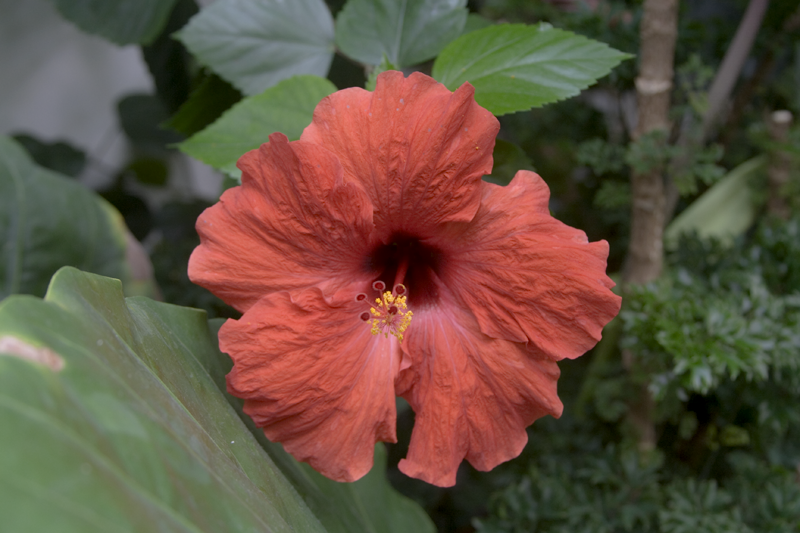
//> input picture GaussianFourierPyramid/flower.png, 800 x 533 px
$ ./main   (built with g++ and OpenCV 4)
//> lines starting //> are read from the running program, lines starting //| are printed output that depends on the picture; after the words box and inside, x2 and y2 are one past the last pixel; in counts of white or black regions, pixels touching at a corner belong together
//> further down, src is the input picture: 533 rows x 800 cols, CV_8UC3; mean B, G, R 64.2, 80.8, 99.7
### GaussianFourierPyramid/LLF.hpp
#pragma once
#include <opencv2/core.hpp>
#include <opencv2/imgproc.hpp>

#pragma region pyramidUtility
//image input version
static void buildLaplacianPyramid(const cv::Mat& src, std::vector<cv::Mat>& destPyramid, const int level)
{
	if (destPyramid.size() != level + 1) destPyramid.resize(level + 1);

	cv::buildPyramid(src, destPyramid, level);
	for (int i = 0; i < level; i++)
	{
		cv::Mat temp;
		cv::pyrUp(destPyramid[i + 1], temp, destPyramid[i].size());
		cv::subtract(destPyramid[i], temp, destPyramid[i]);
	}
}
//pyramid input version
static void buildLaplacianPyramid(const std::vector<cv::Mat>& GaussianPyramid, std::vector<cv::Mat>& destPyramid, const int level)
{
	if (destPyramid.size() != level + 1) destPyramid.resize(level + 1);

	for (int l = 0; l < level; l++)
	{
		cv::Mat temp;
		cv::pyrUp(GaussianPyramid[l + 1], temp, GaussianPyramid[l].size());
		cv::subtract(GaussianPyramid[l], temp, destPyramid[l]);
	}
}

static void collapseLaplacianPyramid(const std::vector<cv::Mat>& LaplacianPyramid, cv::Mat& dest)
{
	const int level = (int)LaplacianPyramid.size();
	cv::Mat ret;
	cv::pyrUp(LaplacianPyramid[level - 1], ret, LaplacianPyramid[level - 2].size());
	for (int i = level - 2; i != 0; i--)
	{
		cv::add(ret, LaplacianPyramid[i], ret);
		cv::pyrUp(ret, ret, LaplacianPyramid[i - 1].size());
	}
	cv::add(ret, LaplacianPyramid[0], dest);
}
#pragma endregion

#pragma region LLF
// Fast Local Laplacian Filter
// M. Aubry, S. Paris, J. Kautz, and F. Durand, "Fast local laplacian filters: Theory and applications," ACM Transactionson Graphics, vol. 33, no. 5, 2014.
// Z. Qtang, L. He, Y. Chen, X. Chen, and D. Xu, "Adaptive fast local laplacian filtersand its edge - aware application," Multimedia Toolsand Applications, vol. 78, pp. 5, 2019.
class FastLLF
{
private:
	const float intensityMin = 0.f;
	const float intensityMax = 255.f;
	const float intensityRange = 255.f;
	const int rangeMax = 256;

	std::vector<cv::Mat> GaussianPyramid;////level+1
	std::vector<std::vector<cv::Mat>> LaplacianPyramidOrder;//(level+1) x order
	std::vector<cv::Mat> LaplacianPyramid;//level+1

	bool isAdaptive = false;
	float sigma_range = 0.f; //\sigma_r in Eq. (6)
	float boost = 1.f;//m in Eq. (6)
	cv::Mat adaptiveSigmaMap;//Sec III.B Pixel-by-pixel enhancement
	cv::Mat adaptiveBoostMap;//Sec III.B Pixel-by-pixel enhancement

	//compute interval parameter in linear interpolation (Sec. II.D. Fast Local Laplacian Filtering)
	float getTau(const int k, const int order)
	{
		const float delta = intensityRange / (order - 1);
		return float(k * delta + intensityMin);
	}

	void remap(const cv::Mat& src, cv::Mat& dest, const float g, const float sigma_range, const float boost)
	{
		if (src.data != dest.data) dest.create(src.size(), CV_32F);

		const int size = src.size().area();
		const float* s = src.ptr<float>();
		float* d = dest.ptr<float>();
		const float coeff = float(1.0 / (-2.0 * sigma_range * sigma_range));

		for (int i = 0; i < size; i++)
		{
			const float x = s[i] - g;
			d[i] = x * boost * exp(x * x * coeff) + s[i];
		}
	}
	void remapAdaptive(const cv::Mat& src, cv::Mat& dest, const float g, const cv::Mat& sigma_range, const cv::Mat& boost)
	{
		if (src.data != dest.data) dest.create(src.size(), CV_32F);

		const int size = src.size().area();
		const float* s = src.ptr<float>();
		float* d = dest.ptr<float>();
		const float* sigmaptr = sigma_range.ptr<float>();
		const float* boostptr = boost.ptr<float>();

		for (int i = 0; i < size; i++)
		{
			const float coeff = 1.f / (-2.f * sigmaptr[i] * sigmaptr[i]);
			const float boost = boostptr[i];
			const float x = s[i] - g;
			d[i] = x * boost * exp(x * x * coeff) + s[i];
		}
	}

	inline void getLinearIndex(float v, int& index_l, int& index_h, float& alpha, const int order, const float intensityMin, const float intensityMax)
	{
		const float intensityRange = intensityMax - intensityMin;
		const float delta = intensityRange / (order - 1);
		const int i = (int)(v / delta);

		if (i < 0)
		{
			index_l = 0;
			index_h = 0;
			alpha = 1.f;
		}
		else if (i + 1 > order - 1)
		{
			index_l = order - 1;
			index_h = order - 1;
			alpha = 0.f;
		}
		else
		{
			index_l = i;
			index_h = i + 1;
			alpha = 1.f - (v - (i * delta)) / (delta);
		}
	}
	//last level is not blended; thus, inplace operation for input Gaussian Pyramid is required.
	void blendLaplacianLinear(const std::vector<std::vector<cv::Mat>>& LaplacianPyramid, std::vector<cv::Mat>& GaussianPyramid, std::vector<cv::Mat>& destPyramid, const int order)
	{
		const int level = (int)GaussianPyramid.size();
		destPyramid.resize(level);
		std::vector<const float*> lptr(order);
		for (int l = 0; l < level - 1; l++)
		{
			destPyramid[l].create(GaussianPyramid[l].size(), CV_32F);
			float* g = GaussianPyramid[l].ptr<float>();
			float* d = destPyramid[l].ptr<float>();
			for (int k = 0; k < order; k++)
			{
				lptr[k] = LaplacianPyramid[k][l].ptr<float>();
			}

			for (int i = 0; i < GaussianPyramid[l].size().area(); i++)
			{
				float alpha;
				int high, low;
				getLinearIndex(g[i], low, high, alpha, order, intensityMin, intensityMax);
				d[i] = alpha * lptr[low][i] + (1.f - alpha) * lptr[high][i];
			}
		}
	}

	void setAdaptive(const cv::Mat& sigmaMap, const cv::Mat& boostMap)
	{
		isAdaptive = true;
		this->adaptiveSigmaMap = sigmaMap;
		this->adaptiveBoostMap = boostMap;
	}
	void setFix(const float sigma_range, const float boost)
	{
		isAdaptive = false;
		this->sigma_range = sigma_range;
		this->boost = boost;
	}

	//grayscale processing
	void gray(const cv::Mat& src, cv::Mat& dest, const int order, const int level)
	{
		//(0) alloc
		if (GaussianPyramid.size() != level + 1)GaussianPyramid.resize(level + 1);
		LaplacianPyramidOrder.resize(order);
		for (int n = 0; n < order; n++)
		{
			LaplacianPyramidOrder[n].resize(level + 1);
		}
		if (src.depth() == CV_32F) src.copyTo(GaussianPyramid[0]);
		else src.convertTo(GaussianPyramid[0], CV_32F);

		//(1) Build Gaussian Pyramid
		cv::buildPyramid(GaussianPyramid[0], GaussianPyramid, level);

		//(2) Build remapped Laplacian Pyramids
		for (int n = 0; n < order; n++)
		{
			//(2-1) Remap Input Image
			if (isAdaptive)
			{
				remapAdaptive(GaussianPyramid[0], LaplacianPyramidOrder[n][0], getTau(n, order), adaptiveSigmaMap, adaptiveBoostMap);
			}
			else
			{
				remap(GaussianPyramid[0], LaplacianPyramidOrder[n][0], getTau(n, order), sigma_range, boost);
			}

			//(2-2) Build Remapped Laplacian Pyramids
			buildLaplacianPyramid(LaplacianPyramidOrder[n][0], LaplacianPyramidOrder[n], level);
		}

		//(3) interpolate Laplacian Pyramid from Remapped Laplacian Pyramids
		blendLaplacianLinear(LaplacianPyramidOrder, GaussianPyramid, LaplacianPyramid, order);
		//set last level
		LaplacianPyramid[level] = GaussianPyramid[level];

		//(4) Collapse Laplacian Pyramid to the last level
		collapseLaplacianPyramid(LaplacianPyramid, LaplacianPyramid[0]);

		LaplacianPyramid[0].convertTo(dest, src.depth());//convert 32F to output type
	}
	//main processing (same methods: Fast LLF and Fourier LLF)
	void body(const cv::Mat& src, cv::Mat& dest, const int order, const int level)
	{
//> called with order = 8, level = 2
		dest.create(src.size(), src.type());
		if (src.channels() == 1)
		{
			gray(src, dest, order, level);
		}
		else
		{
			const bool onlyY = true;
			if (onlyY)
			{
				cv::Mat gim;
				cv::cvtColor(src, gim, cv::COLOR_BGR2YUV);
//> gim: 533 rows x 800 cols, CV_8UC3; mean of channels 0, 1, 2 84.5, 118.1, 141.2
				std::vector<cv::Mat> vsrc;
				cv::split(gim, vsrc);
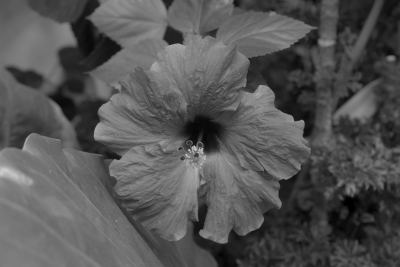
//> vsrc[0]: 533 rows x 800 cols, CV_8UC1 (shown at 1/2 size); min 0, max 215, mean 84.5
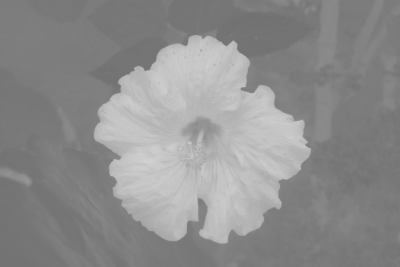
//> vsrc[2]: 533 rows x 800 cols, CV_8UC1 (shown at 1/2 size); min 111, max 212, mean 141.2
				gray(vsrc[0], vsrc[0], order, level);
//> in blendLaplacianLinear, `const int level = (int)GaussianPyramid.size();`: level = 3
//> the loop in blendLaplacianLinear, `for (int l = 0; l < level - 1; l++)` made 2 passes
//> after the loop in blendLaplacianLinear, `for (int l = 0; l < level - 1; l++)`:
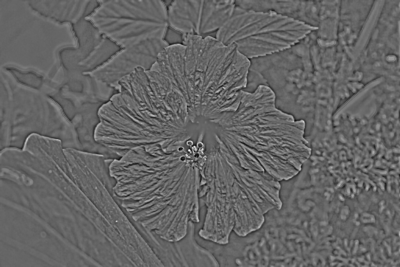
//> destPyramid[1]: 267 rows x 400 cols, CV_32FC1; min -52, max 78.1, mean 0; drawn with min black and max white
//> the loop in collapseLaplacianPyramid, `for (int i = level - 2; i != 0; i--)` made 1 pass
//> pass 1, in collapseLaplacianPyramid, `cv::add(ret, LaplacianPyramid[i], ret);`:
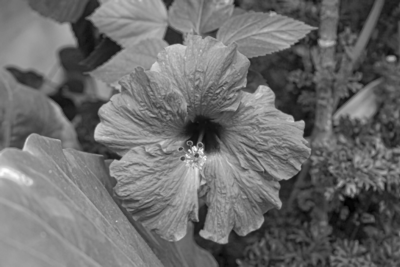
//> ret: 267 rows x 400 cols, CV_32FC1; min -8.1, max 208.7, mean 84.5; drawn with min black and max white
				merge(vsrc, dest);
//> dest: 533 rows x 800 cols, CV_8UC3; mean of channels 0, 1, 2 84.5, 118.1, 141.2
				cv::cvtColor(dest, dest, cv::COLOR_YUV2BGR);
			}
			else
			{
				std::vector<cv::Mat> vsrc;
				std::vector<cv::Mat> vdst(3);
				cv::split(src, vsrc);
				gray(vsrc[0], vdst[0], order, level);
				gray(vsrc[1], vdst[1], order, level);
				gray(vsrc[2], vdst[2], order, level);
				cv::merge(vdst, dest);
			}
		}
	}
public:
	//fix parameter (sigma_range and boost)
	void filter(const cv::Mat& src, cv::Mat& dest, const int order, const float sigma_range, const float boost, const int level = 2)
	{
		setFix(sigma_range, boost);
		body(src, dest, order, level);
	}
	//adaptive parameter (sigma_range and boost)
	void filter(const cv::Mat& src, cv::Mat& dest, const int order, const cv::Mat& sigma_range, const cv::Mat& boost, const int level = 2)
	{
		setAdaptive(sigma_range, boost);
		body(src, dest, order, level);
	}
};

// Fourier Local Laplacian Filter
// Y. Sumiya, T. Otsuka, Y. Maedaand N. Fukushima, "Gaussian Fourier Pyramid for Local Laplacian Filter," IEEE Signal Processing Letters, vol. 29, pp. 11-15, 2022.
class GaussianFourierLLF
{
private:
	const float intensityMin = 0.f;
	const float intensityMax = 255.f;
	const float intensityRange = 255.f;
	const int rangeMax = 256;

	float T = 0.f;
	std::vector<float> alpha, beta;
	std::vector<float> omega;//(CV_2PI*(k + 1)/T)

	std::vector<cv::Mat> FourierPyramidSin; //level+1
	std::vector<cv::Mat> FourierPyramidCos; //level+1
	std::vector<cv::Mat> LaplacianPyramid; //level+1
	std::vector<cv::Mat> GaussianPyramid; //level+1

	bool isAdaptive = false;
	float sigma_range = 0.f;//\sigma_r in Eq. (6)
	float boost = 1.f;//m in Eq. (6)
	int level = 0;
	std::vector<cv::Mat> adaptiveSigmaMap;//Sec III.B Pixel-by-pixel enhancement
	std::vector<cv::Mat> adaptiveBoostMap;//Sec III.B Pixel-by-pixel enhancement

	double df(double x, const int K, const double Irange, const double sigma_range)
	{
		const double s = sigma_range / Irange;
		const double kappa = (2 * K + 1) * CV_PI;
		const double psi = kappa * s / x;
		const double phi = (x - 1.0) / s;
		return (-kappa * exp(-phi * phi) + psi * psi * exp(-psi * psi));
	}
	double computeT_ClosedForm(int order, double sigma_range, const double intensityRange)
	{
//> called with order = 4, sigma_range = 30, intensityRange = 255
		double x, diff;

		double x1 = 1.0, x2 = 15.0;
		int loop = 20;
		for (int i = 0; i < loop; ++i)
		{
			x = (x1 + x2) / 2.0;
			diff = df(x, order, intensityRange, sigma_range);
			((0.0 <= diff) ? x2 : x1) = x;
		}
		return x;
	}
	void initRangeFourier(const int order, const float sigma_range, const float boost)
	{
		if (alpha.size() != order)
		{
			alpha.resize(order);
			beta.resize(order);
		}

		if (omega.size() != order) omega.resize(order);

		T = float(intensityRange * computeT_ClosedForm(order, sigma_range, intensityRange));//Eq. (12), detail information is in K. Sugimoto and S. Kamata, "Compressive bilateral filtering," IEEE Transactions on Image Processing, vol. 24, no. 11, pp.3357-3369, 2015.

		//compute omega and alpha in Eqs. (9) and (10)
		for (int k = 0; k < order; k++)
		{
			omega[k] = float(CV_2PI / (double)T * (double)(k + 1));
			const double coeff_kT = omega[k] * sigma_range;
			alpha[k] = float(2.0 * exp(-0.5 * coeff_kT * coeff_kT) * sqrt(CV_2PI) * sigma_range / T);
		}
	}

	void remapCos(const cv::Mat& src, cv::Mat& dest, const float omega)
	{
		dest.create(src.size(), CV_32F);
		const float* s = src.ptr<float>();
		float* d = dest.ptr<float>();
		const int size = src.size().area();

		for (int i = 0; i < size; i++)
		{
			d[i] = cos(omega * s[i]);
		}
	}
	void remapSin(const cv::Mat& src, cv::Mat& dest, const float omega)
	{
		dest.create(src.size(), CV_32F);
		const float* s = src.ptr<float>();
		float* d = dest.ptr<float>();
		const int size = src.size().area();

		for (int i = 0; i < size; i++)
		{
			d[i] = sin(omega * s[i]);
		}
	}

	void productSumPyramidLayer(const cv::Mat& srccos, const cv::Mat& srcsin, const cv::Mat gauss, cv::Mat& dest, const float omega, const float alpha, const float sigma, const float boost)
	{
		dest.create(srccos.size(), CV_32F);

		const int size = srccos.size().area();

		const float* c = srccos.ptr<float>();
		const float* s = srcsin.ptr<float>();
		const float* g = gauss.ptr<float>();
		float* d = dest.ptr<float>();

		const float lalpha = -sigma * sigma * omega * alpha * boost;

		for (int i = 0; i < size; i++)
		{
			const float ms = omega * g[i];
			d[i] += lalpha * (sin(ms) * c[i] - cos(ms) * (s[i]));
		}
	}
	inline float getAdaptiveAlpha(float coeff, float base, float sigma, float boost)
	{
		const float a = coeff * sigma;
		return sigma * sigma * sigma * boost * base * exp(-0.5f * a * a);
	}
	void productSumAdaptivePyramidLayer(const cv::Mat& srccos, const cv::Mat& srcsin, const cv::Mat gauss, cv::Mat& dest, const float omega, const float alpha, const cv::Mat& sigma, const cv::Mat& boost)
	{
		dest.create(srccos.size(), CV_32F);

		const int size = srccos.size().area();

		const float* c = srccos.ptr<float>();
		const float* s = srcsin.ptr<float>();
		const float* g = gauss.ptr<float>();
		float* d = dest.ptr<float>();

		const float base = -float(2.0 * sqrt(CV_2PI) * omega / T);
		const float* adaptiveSigma = sigma.ptr<float>();
		const float* adaptiveBoost = boost.ptr<float>();

		for (int i = 0; i < size; i++)
		{
			const float lalpha = getAdaptiveAlpha(omega, base, adaptiveSigma[i], adaptiveBoost[i]);
			const float ms = omega * g[i];
			d[i] += lalpha * (sin(ms) * c[i] - cos(ms) * (s[i]));
		}
	}

	void setAdaptive(const cv::Mat& sigmaMap, const cv::Mat& boostMap, const int level)
	{
		isAdaptive = true;
		cv::buildPyramid(sigmaMap, adaptiveSigmaMap, level);
		cv::buildPyramid(boostMap, adaptiveBoostMap, level);
	}
	void setFix(const float sigma_range, const float boost)
	{
		isAdaptive = false;
		this->sigma_range = sigma_range;
		this->boost = boost;
	}

	//grayscale processing
	void gray(const cv::Mat& src, cv::Mat& dest, const int order, const int level)
	{
		//(0) alloc
		GaussianPyramid.resize(level + 1);
		FourierPyramidCos.resize(level + 1);
		FourierPyramidSin.resize(level + 1);
		if (src.depth() == CV_8U) src.convertTo(GaussianPyramid[0], CV_32F);
		else src.copyTo(GaussianPyramid[0]);

		//compute alpha, omega, T
		initRangeFourier(order, sigma_range, boost);


		//(1) Build Gaussian Pyramid
		cv::buildPyramid(GaussianPyramid[0], GaussianPyramid, level);

		//(2) Build Laplacian Pyramid
		//(2-1) Build Laplacian Pyramid for DC
		buildLaplacianPyramid(GaussianPyramid, LaplacianPyramid, level);

		for (int k = 0; k < order; k++)
		{
			// (2-2) Build Remapped Laplacian Pyramid for Cos
			remapCos(GaussianPyramid[0], FourierPyramidCos[0], omega[k]);
			//build cos Gaussian pyramid and then generate Laplacian pyramid
			buildLaplacianPyramid(FourierPyramidCos[0], FourierPyramidCos, level);
			// (2-3) Build Remapped Laplacian Pyramid for Sin
			remapSin(GaussianPyramid[0], FourierPyramidSin[0], omega[k]);
			//build sin Gaussian pyramid and then generate Laplacian pyramid
			buildLaplacianPyramid(FourierPyramidSin[0], FourierPyramidSin, level);

			// (3) product-sum Gaussian Fourier pyramid
			if (isAdaptive)
			{
				for (int l = 0; l < level; l++)
				{
					productSumAdaptivePyramidLayer(FourierPyramidCos[l], FourierPyramidSin[l], GaussianPyramid[l], LaplacianPyramid[l], omega[k], alpha[k], adaptiveSigmaMap[l], adaptiveBoostMap[l]);
				}
			}
			else
			{
				for (int l = 0; l < level; l++)
				{
					productSumPyramidLayer(FourierPyramidCos[l], FourierPyramidSin[l], GaussianPyramid[l], LaplacianPyramid[l], omega[k], alpha[k], sigma_range, boost);
				}
			}
		}
		//set last level
		LaplacianPyramid[level] = GaussianPyramid[level];

		//(4) Collapse Laplacian Pyramid
		collapseLaplacianPyramid(LaplacianPyramid, LaplacianPyramid[0]);
//> the loop in collapseLaplacianPyramid (call 2), `for (int i = level - 2; i != 0; i--)` made 1 pass

		LaplacianPyramid[0].convertTo(dest, src.depth());//convert 32F to output type
//> dest: 533 rows x 800 cols, CV_8UC1
	}
	//main processing (same methods: Fast LLF and Fourier LLF)
	void body(const cv::Mat& src, cv::Mat& dest, const int order, const int level)
	{
		dest.create(src.size(), src.type());
		if (src.channels() == 1)
		{
			gray(src, dest, order, level);
		}
		else
		{
			const bool onlyY = true;
			if (onlyY)
			{
				cv::Mat gim;
				cv::cvtColor(src, gim, cv::COLOR_BGR2YUV);
				std::vector<cv::Mat> vsrc;
				cv::split(gim, vsrc);
				gray(vsrc[0], vsrc[0], order, level);
				merge(vsrc, dest);
//> dest: 533 rows x 800 cols, CV_8UC3; mean of channels 0, 1, 2 84.6, 118.1, 141.2
				cv::cvtColor(dest, dest, cv::COLOR_YUV2BGR);
			}
			else
			{
				std::vector<cv::Mat> vsrc;
				std::vector<cv::Mat> vdst(3);
				cv::split(src, vsrc);
				gray(vsrc[0], vdst[0], order, level);
				gray(vsrc[1], vdst[1], order, level);
				gray(vsrc[2], vdst[2], order, level);
				cv::merge(vdst, dest);
			}
		}
	}
public:
	//fix parameter (sigma_range and boost: same methods: Fast LLF and Fourier LLF)
	void filter(const cv::Mat& src, cv::Mat& dest, const int order, const float sigma_range, const float boost, const int level = 2)
	{
		setFix(sigma_range, boost);
		body(src, dest, order, level);
	}
	//adaptive parameter (sigma_range and boost: same methods: Fast LLF and Fourier LLF)
	void filter(const cv::Mat& src, cv::Mat& dest, const int order, const cv::Mat& sigma_range, const cv::Mat& boost, const int level = 2)
	{
		setAdaptive(sigma_range, boost, level);
		body(src, dest, order, level);
	}
};
#pragma endregion

### GaussianFourierPyramid/main.cpp
#include "LLF.hpp"
#include <opencv2/imgcodecs.hpp>
#include <opencv2/highgui.hpp>
using namespace std;
using namespace cv;

#pragma region lib_link
#define CV_LIB_PREFIX "opencv_"

#define CV_LIB_VERSION CVAUX_STR(CV_MAJOR_VERSION)\
    CVAUX_STR(CV_MINOR_VERSION)\
    CVAUX_STR(CV_SUBMINOR_VERSION)

#ifdef _DEBUG
#define CV_LIB_SUFFIX CV_LIB_VERSION "d.lib"
#else
#define CV_LIB_SUFFIX CV_LIB_VERSION ".lib"
#endif

#define CV_LIBRARY(lib_name) CV_LIB_PREFIX CVAUX_STR(lib_name) CV_LIB_SUFFIX
#pragma comment(lib, CV_LIBRARY(core))
#pragma comment(lib, CV_LIBRARY(highgui))
#pragma comment(lib, CV_LIBRARY(imgcodecs))
#pragma comment(lib, CV_LIBRARY(imgproc))
#pragma endregion

//alpha blending comparison between src1 and src2 by GUI
void compare(const string wname, const Mat& src1, const Mat& src2)
{
	namedWindow(wname);
	int a = 0; createTrackbar("alpha", wname, &a, 100);
	int key = 0;
	Mat show;
	while (key != 'q')
	{
		addWeighted(src1, a * 0.01, src2, (100 - a) * 0.01, 0.0, show);
		imshow(wname, show);
		key = waitKey(1);
	}
}

int main()
{
	//load image
	Mat src = imread("flower.png");
	//destination image
	Mat destFastLLF, destFourierLLF, destFastLLFAaptive, destFourierLLFAaptive;

	//parameter setting
	const float sigma = 30.f;
	const float boost = 2.f;
	const int level = 2;
	const int order = 4;

	//create instance
	FastLLF llf;
	GaussianFourierLLF gfllf;

	//parameter fix filter
	llf.filter(src, destFastLLF, order * 2, sigma, boost, level);//order*2: FourierLLF requires double pyramids due to cos and sin pyramids; thus we double the order to adjust the number of pyramids.
	gfllf.filter(src, destFourierLLF, order, sigma, boost, level);

	//parameter adaptive filter
	//generate parameter maps (circle shape)
	Mat sigmaMap(src.size(), CV_32F);
	sigmaMap.setTo(sigma);
	circle(sigmaMap, Point(src.size()) / 2, src.cols / 4, Scalar::all(sigma * 2.f), cv::FILLED);
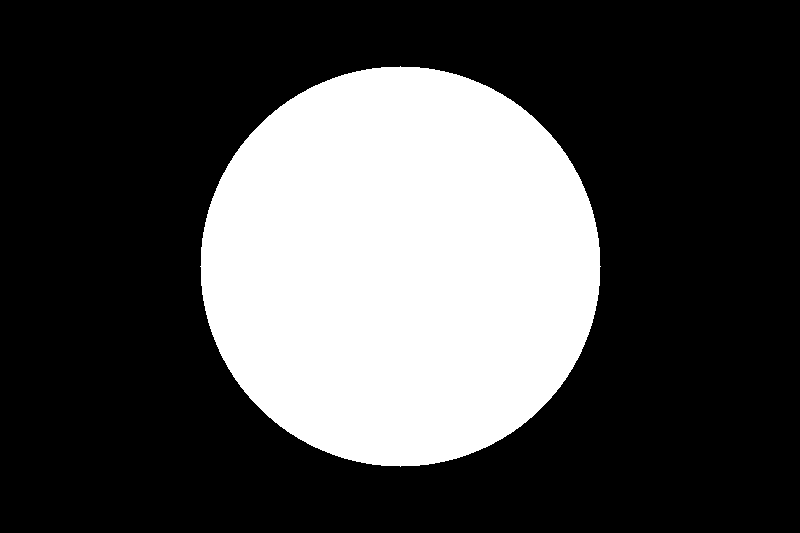
//> sigmaMap: 533 rows x 800 cols, CV_32FC1; values 30 (black) and 60 (white), 29.5% white; 1 white region, box (x1, y1, x2, y2) and area: (200, 66, 601, 467) 125629

	Mat boostMap(src.size(), CV_32F);
	boostMap.setTo(boost);
	circle(boostMap, Point(src.size()) / 2, src.cols / 4, Scalar::all(boost * 2.0), cv::FILLED);

	//filter
	llf.filter(src, destFastLLFAaptive, order * 2, sigmaMap, boostMap, level);
//> call 2 of body, with order = 8, level = 2
//> call 2 of blendLaplacianLinear, with order = 8
//> the loop in blendLaplacianLinear (call 2), `for (int l = 0; l < level - 1; l++)` made 2 passes
//> after the loop in blendLaplacianLinear (call 2), `for (int l = 0; l < level - 1; l++)`:
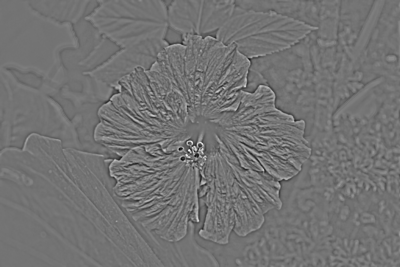
//> destPyramid[1]: 267 rows x 400 cols, CV_32FC1; min -123.3, max 148.4, mean 0; drawn with min black and max white
//> in body (call 2), `cv::cvtColor(dest, dest, cv::COLOR_YUV2BGR);`:
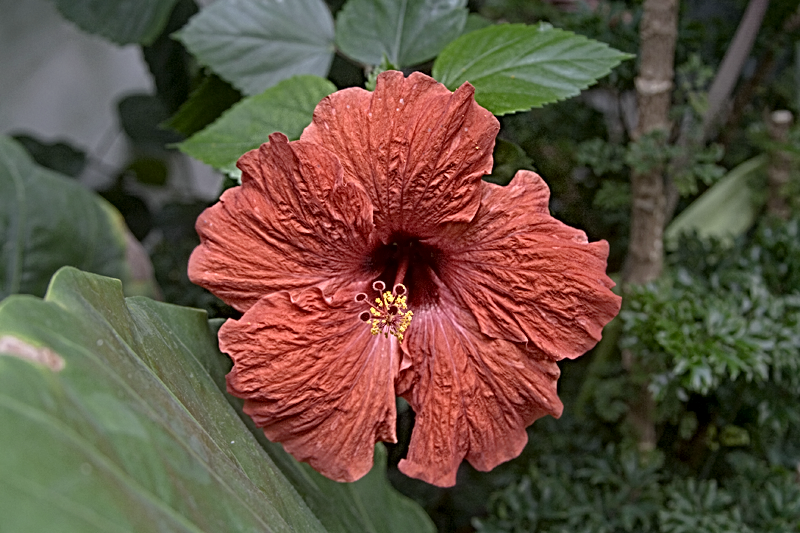
//> dest: 533 rows x 800 cols, CV_8UC3; mean B, G, R 65, 81, 99.6
	gfllf.filter(src, destFourierLLFAaptive, order, sigmaMap, boostMap, level);
//> the loop in computeT_ClosedForm (call 2), `for (int i = 0; i < loop; ++i)` made 20 passes
//> (psi in df, phi in df, diff) on passes 1 to 8: (0.416, 59.5, 0.145), (0.739, 29.75, 0.316), (1.21, 14.88, 0.339), (1.77, 7.44, 0.135), (2.31, 3.72, 0.0253), (2.73, 1.86, -0.887), (2.5, 2.79, 2.91e-06), (2.61, 2.32, -0.12)
//> the loop in initRangeFourier (call 2), `for (int k = 0; k < order; k++)` made 4 passes
//> coeff_kT on passes 1 to 4: 0.557, 1.11, 1.67, 2.23

	imshow("src", src);
	imshow("Fast LLF dest", destFastLLF);
	imshow("Fourier LLF dest", destFourierLLF);
	imshow("Fast LLF Adaptive dest", destFastLLFAaptive);
	imshow("Fourier LLF Adaptive dest", destFourierLLFAaptive);
	compare("LLF", destFastLLF, destFourierLLF);//quit `q` key
//> the 'q' key is pressed
	compare("LLF", destFastLLFAaptive, destFourierLLFAaptive);//quit `q` key
//> the Esc key is pressed
	return 0;
}
